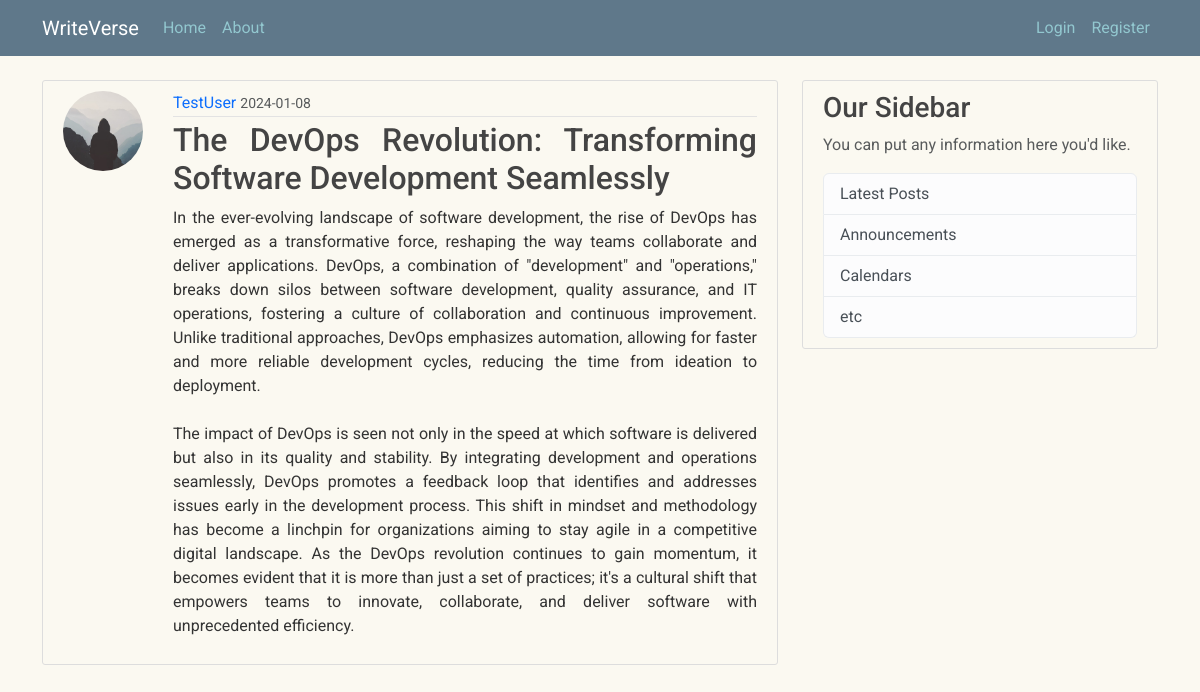
The app's page /post/4 with its own data.
### writeverse/models.py (models this page shows, shortened)
class User(db.Model, UserMixin):
    id = db.Column(db.Integer, primary_key=True)
    username = db.Column(db.String(20), unique=True, nullable=False)
    email = db.Column(db.String(120), unique=True, nullable=False)
    image_file = db.Column(db.String(20), nullable=False, default='default.jpeg')
    password = db.Column(db.String(60), nullable=False)
    posts = db.relationship('Post', backref='author', lazy=True)

class Post(db.Model):
    id = db.Column(db.Integer, primary_key=True)
    title = db.Column(db.String(100), nullable=False)
    date_posted = db.Column(db.DateTime, nullable=False, default=datetime.utcnow)
    content = db.Column(db.Text, nullable=False)
    user_id = db.Column(db.Integer, db.ForeignKey('user.id'), nullable=False)

### writeverse/routes.py (the view)
@app.route("/post/<int:post_id>")
def post(post_id):
    post = Post.query.get_or_404(post_id)
    return render_template("post.html", title=post.title, post=post)

### writeverse/templates/post.html (shortened to what this page needs)
{% extends "layout.html" %}
{% block content %}
        <article class="media content-section" id="post-section">
            <img class="rounded-circle article-image" src="{{ url_for('static', filename='profile_pics/' + post.author.image_file) }}">
          <div class="media-body">
            <div class="article-metadata">
              <a class="mr-2" href="#">{{ post.author.username }}</a>
              <small class="text-muted">{{ post.date_posted.strftime('%Y-%m-%d') }}</small>
            </div>
            <h2 class="article-title">{{ post.title }}</h2>
            <p class="article-content">{{ post.content }}</p>
          </div>
        </article>
{% endblock content %}

### writeverse/static/main.css (style rules this page uses)
body { background: #FBF9F1; color: #333333; margin-top: 5rem; font-family: 'Roboto', sans-serif; }
h1, h2, h3, h4, h5, h6 { color: #444444; }
.content-section { background: #FBF9F1; padding: 10px 20px; border: 1px solid #dddddd; border-radius: 3px; margin-bottom: 20px; }
.article-title { color: #444444; text-align: justify; }
.article-content { white-space: pre-line; text-align: justify; }
.article-metadata { padding-bottom: 1px; margin-bottom: 4px; border-bottom: 1px solid #e3e3e3 }
a { text-decoration: none; }
#post-section { display: flex; }
.article-image { height: 80px; width: 80px; margin-right: 30px; }

### records on screen
User: image_file (placeholder picture), author.username "TestUser"
Post: date_posted "2024-01-08", title "The DevOps Revolution: Transforming Software Development Seamlessly", content "In the ever-evolving landscape of software development, the rise of DevOps has emerged as a transformative force, reshaping the way teams collaborate and deliver applications. DevOps, a combination of \"development\" and \"operations,\" breaks down silos between software development, quality assurance, and IT operations, fostering a culture of collaboration and continuous improvement. Unlike traditional approaches, DevOps emphasizes automation, allowing for faster and more reliable development cycles, reducing the time from ideation to deployment. The impact of DevOps is seen not only in the speed at which software is delivered but also in its quality and stability. By integrating development…"
